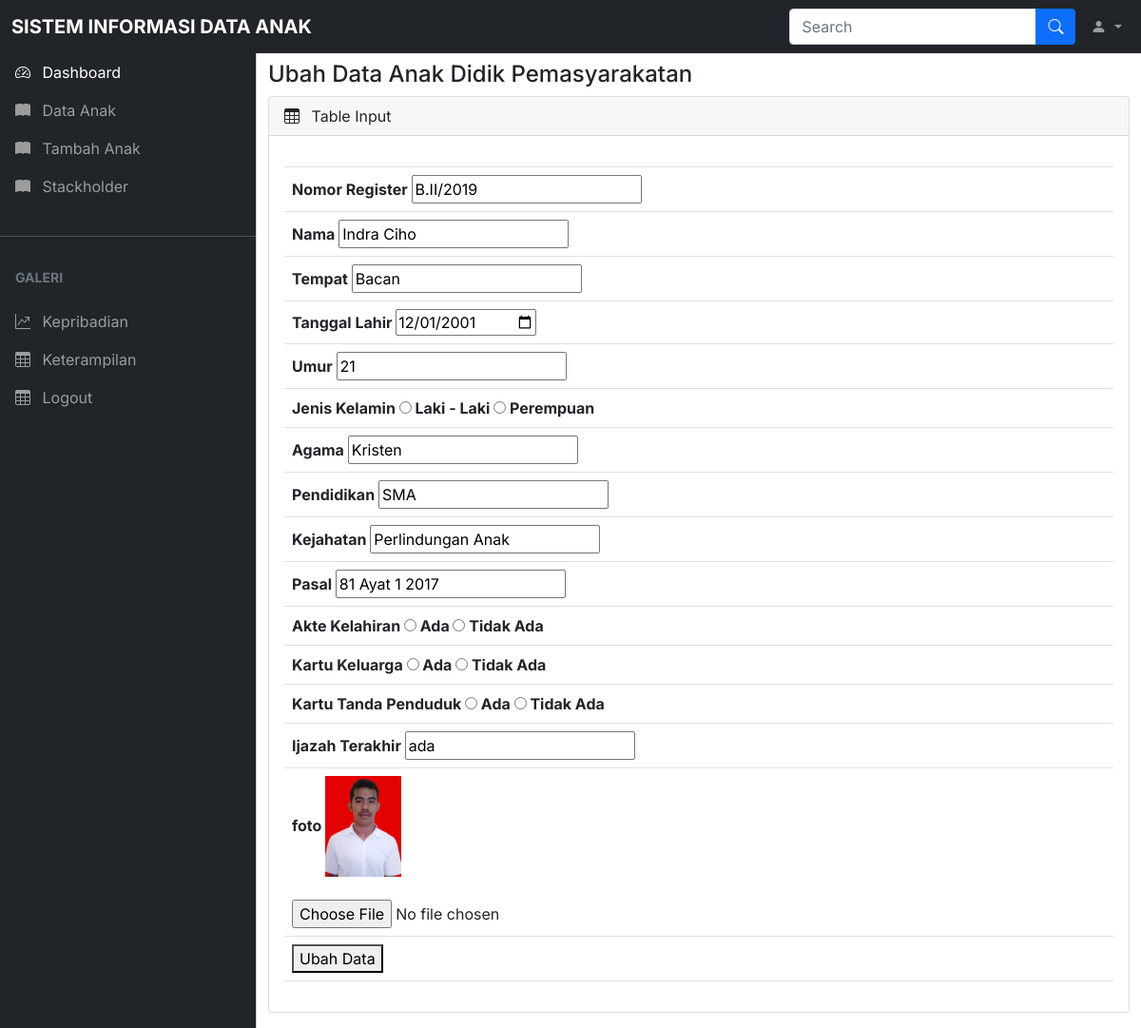
Screenshot of /andikpas/ubah.php?id=3 with the database file from the repository.
### tables this page shows
CREATE TABLE `andikpas` (
  `id` int(10) NOT NULL,
  `nr` varchar(20) NOT NULL,
  `nama` varchar(200) NOT NULL,
  `tempat` varchar(50) NOT NULL,
  `tgllahir` date NOT NULL,
  `umur` varchar(10) NOT NULL,
  `jk` varchar(10) NOT NULL,
  `agama` varchar(10) NOT NULL,
  `pendidikan` varchar(100) NOT NULL,
  `kejahatan` varchar(100) NOT NULL,
  `pasal` varchar(100) NOT NULL,
  `akte` varchar(20) NOT NULL,
  `kk` varchar(20) NOT NULL,
  `ktp` varchar(20) NOT NULL,
  `ijazah` varchar(20) NOT NULL,
  `foto` varchar(20) NOT NULL
);

### andikpas/functions.php (called while the page is built, shortened)
<?php
$conn = mysqli_connect("localhost", "root", "", "lpka");
function query ($query) {
  global $conn;
  $result = mysqli_query($conn, $query);
  while($row = mysqli_fetch_assoc($result)) {
    $rows [] = $row;
  }
  return $rows;
  }
?>

### andikpas/ubah.php (the view, shortened to what this page needs)
<?php
  require 'functions.php';
      $id = $_GET["id"];
      $ank = query("SELECT * FROM andikpas WHERE id = $id")[0];
?>
<!DOCTYPE html>
<html lang="en">
  <head>
    <link rel="stylesheet" href="./admdashboard/css/bootstrap.min.css" />
    <link rel="stylesheet" href="https://cdn.jsdelivr.net/npm/bootstrap-icons@1.4.1/font/bootstrap-icons.css" />
    <link rel="stylesheet" href="./admdashboard/css/dataTables.bootstrap5.min.css" />
    <link rel="stylesheet" href="./admdashboard/css/style.css" />
  </head>
  <body>
    <nav class="navbar navbar-expand-lg navbar-dark bg-dark fixed-top">
      <div class="container-fluid">
        <a class="navbar-brand me-auto ms-lg-0 ms-3 text-uppercase fw-bold" href="#">Sistem Informasi Data Anak</a>
        <div class="collapse navbar-collapse" id="topNavBar">
          <form class="d-flex ms-auto my-3 my-lg-0">
            <div class="input-group">
              <input class="form-control" type="search" placeholder="Search" aria-label="Search" />
              <button class="btn btn-primary" type="submit">
                <i class="bi bi-search"></i>
              </button>
            </div>
          </form>
          <ul class="navbar-nav">
            <li class="nav-item dropdown">
              <a class="nav-link dropdown-toggle ms-2" href="#" role="button" data-bs-toggle="dropdown" aria-expanded="false">
                <i class="bi bi-person-fill"></i>
              </a>
            </li>
          </ul>
        </div>
      </div>
    </nav>
    <div class="offcanvas offcanvas-start sidebar-nav bg-dark" tabindex="-1" id="sidebar">
      <div class="offcanvas-body p-0">
        <nav class="navbar-dark">
          <ul class="navbar-nav">
            <li>
              <a href="#" class="nav-link px-3 active">
                <span class="me-2"><i class="bi bi-speedometer2"></i></span>
                <span>Dashboard</span>
              </a>
            </li>
            <li>
              <a href="#" class="nav-link px-3">
                <span class="me-2"><i class="bi bi-book-fill"></i></span>
                <span>Data Anak</span>
              </a>
            </li>
            <li>
              <a href="#" class="nav-link px-3">
                <span class="me-2"><i class="bi bi-book-fill"></i></span>
                <span>Tambah Anak</span>
              </a>
            </li>
            <li>
              <a href="#" class="nav-link px-3">
                <span class="me-2"><i class="bi bi-book-fill"></i></span>
                <span>Stackholder</span>
              </a>
            </li>
            <li class="my-4"><hr class="dropdown-divider bg-light" /></li>
            <li>
              <div class="text-muted small fw-bold text-uppercase px-3 mb-3">Galeri</div>
            </li>
            <li>
              <a href="#" class="nav-link px-3">
                <span class="me-2"><i class="bi bi-graph-up"></i></span>
                <span>Kepribadian</span>
              </a>
            </li>
            <li>
              <a href="#" class="nav-link px-3">
                <span class="me-2"><i class="bi bi-table"></i></span>
                <span>Keterampilan</span>
              </a>
            </li>
            <li>
              <a href="#" class="nav-link px-3">
                <span class="me-2"><i class="bi bi-table"></i></span>
                <span>Logout</span>
              </a>
            </li>
          </ul>
        </nav>
      </div>
    </div>
    <main class="mt-5 pt-3">
      <div class="container-fluid">
        <div class="row">
          <div class="col-md-12">
            <h4>Ubah Data Anak Didik Pemasyarakatan</h4>
          </div>
        </div>
        <div class="row">
          <div class="col-md-12 mb-3">
            <div class="card">
              <div class="card-header">
                <span><i class="bi bi-table me-2"></i></span> Table Input
              </div>
              <div class="card-body">
                <div class="table-responsive">
                  <table id="example" class="table table-striped data-table" style="width: 100%">
                    <thead>
                      <form action="" method="post" enctype="multipart/form-data">
                      <tr>
                        <th>
                        </th>
                      </tr>
                      <tr>
                        <th>
                          <label for="nr">Nomor Register</label>
                          <input type="text" name="nr" id="nr" required value="<?= $ank["nr"]; ?>">
                        </th>
                      </tr>
                      <tr>
                        <th>
                          <label for="nama">Nama</label>
                          <input type="text" name="nama" id="nama" required value="<?= $ank["nama"]; ?>">
                        </th>
                      </tr>
                      <tr>
                        <th>
                          <label for="tempat">Tempat</label>
                          <input type="text" name="tempat" id="tempat" required value="<?= $ank["tempat"]; ?>">
                        </th>
                      </tr>
                      <tr>
                        <th>
                          <label for="tgllahir">Tanggal Lahir</label>
                          <input type="date" name="tgllahir" id="tgllahir" required value="<?= $ank["tgllahir"]; ?>">
                        </th>
                      </tr>
                      <tr>
                        <th>
                          <label for="umur">Umur</label>
                          <input type="text" name="umur" id="umur" required value="<?= $ank["umur"]; ?>">
                        </th>
                      </tr>
                      <tr>
                        <th>
                          <label for="jk">Jenis Kelamin</label>
                          <input type="radio" name="jk" id="jk" value="L"> Laki - Laki
                          <input type="radio" name="jk" id="jk" value="P"> Perempuan
                        </th>
                      </tr>
                      <tr>
                        <th>
                          <label for="agama">Agama</label>
                          <input type="text" name="agama" id="agama" required value="<?= $ank["agama"]; ?>">
                        </th>
                      </tr>
                      <tr>
                        <th>
                          <label for="pendidikan">Pendidikan</label>
                          <input type="text" name="pendidikan" id="pendidikan" required value="<?= $ank["pendidikan"]; ?>">
                        </th>
                      </tr>
                      <tr>
                        <th>
                          <label for="kejahatan">Kejahatan</label>
                          <input type="text" name="kejahatan" id="kejahatan" required value="<?= $ank["kejahatan"]; ?>">
                        </th>
                      </tr>
                      <tr>
                        <th>
                          <label for="pasal">Pasal</label>
                          <input type="text" name="pasal" id="pasal" required value="<?= $ank["pasal"]; ?>">
                        </th>
                      </tr>
                      <tr>
                        <th>
                          <label for="akte">Akte Kelahiran</label>
                          <input type="radio" name="akte" id="akte" value="ada"> Ada
                          <input type="radio" name="akte" id="akte" value="tidak"> Tidak Ada
                        </th>
                      </tr>
                      <tr>
                        <th>
                          <label for="kk">Kartu Keluarga</label>
                          <input type="radio" name="kk" id="kk" value="ada"> Ada
                          <input type="radio" name="kk" id="kk" value="tidak"> Tidak Ada
                        </th>
                      </tr>
                      <tr>
                        <th>
                          <label for="ktp">Kartu Tanda Penduduk</label>
                          <input type="radio" name="ktp" id="ktp" value="ada"> Ada
                          <input type="radio" name="ktp" id="ktp" value="tidak"> Tidak Ada
                        </th>
                      </tr>
                      <tr>
                        <th>
                          <label for="ijazah">Ijazah Terakhir</label>
                          <input type="teks" name="ijazah" id="ijazah" value="<?= $ank["ijazah"]; ?>">
                        </th>
                      </tr>
                      <tr>
                        <th>
                          <label for="foto">foto</label>
                          <img src="img/<?= $ank["foto"]; ?>" width="80"><br><br>
                          <input type="file" name="foto" id="foto">
                        </th>
                      </tr>
                      <tr>
                        <th>
                          <button type="submit" name="submit">Ubah Data</button>
                       </th>
                      </tr>
                      </form>
                    </thead>
                  </table>
                </div>
              </div>
            </div>
          </div>
        </div>
      </div>
    </main>
  </body>
</html>

### rows the page displays
andikpas: nr "B.II/2019", nama "Indra Ciho", tempat "Bacan", tgllahir "12/01/2001", umur "21", agama "Kristen", pendidikan "SMA", kejahatan "Perlindungan Anak", pasal "81 Ayat 1 2017", ijazah "ada", foto (picture)
